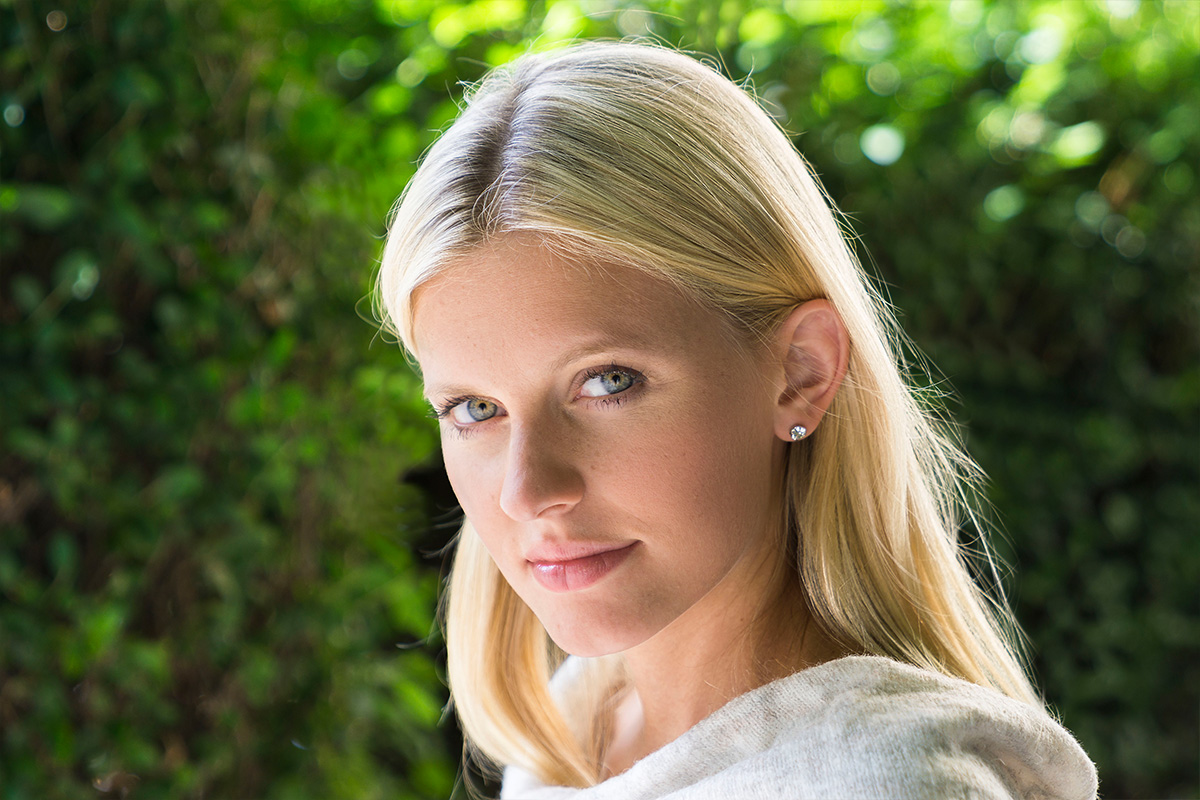
#> input picture img/ex3.jpg, 1200 x 800 px
$ python main.py   (older library calls are emulated)
#> lines starting #> are read from the running program, lines starting #| are printed output that depends on the picture
#> in main, src is the input picture: shape (800, 1200, 3); mean B, G, R 68.3, 105.7, 103.8
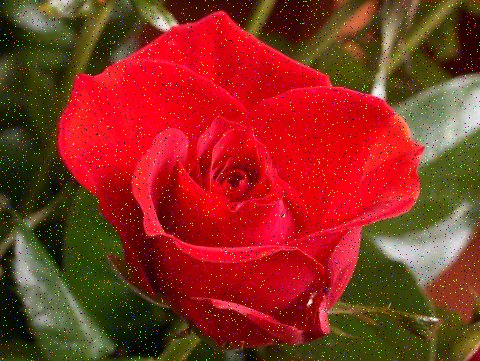
#> input picture img/salt_img3.jpg, 480 x 361 px
#> in main, src_salt is the input picture: shape (361, 480, 3); mean B, G, R 32.9, 47.5, 138.6
### basic_filtering.py
import cv2
import numpy as np

#########################################################

# Average Filter 생성
# 인자 ~ fshape : 필터의 크기 (튜플)
# 반환 : Average Filter (numpy 배열)
def generate_average_filter(fshape):
    return np.ones(fshape) / (fshape[0] * fshape[1])


# Sharpening Filter 생성
# 인자 ~ fshape : 필터의 크기 (튜플)
# 반환 : Sharpening Filter (numpy 배열)
def generate_sharpening_filter(fshape):

    # 차이가 적은 방법
    mask = np.zeros(fshape)
    mask[fshape[0] // 2, fshape[1] // 2] = 2
    mask = mask - generate_average_filter(fshape)

    '''
    결과 변동이 심한 방법
    mask = -np.ones(fshape)
    mask[fshape[0] // 2, fshape[1] // 2] = fshape[0] * fshape[1]
    '''
    return mask


# 트랙바를 위한 콜백함수
def trackbar_change(x):
    pass

#########################################################

##############################
#       Interfaces           #
#  슬라이드바로 값 조정 시 적용됨 #
#     ESC 누르면 루틴 종료      #
##############################

# Average Filtering
def average_filtering(src):
    h, w = src.shape[0], src.shape[1]
#> h = 800; w = 1200
    cv2.namedWindow('Average Filter', cv2.WINDOW_AUTOSIZE)
    cv2.resizeWindow('Average Filter', width=w, height=h+50)
    cv2.createTrackbar('Blurrity', 'Average Filter', 0, 20, trackbar_change)
#> slider 'Blurrity' is set to 6
    blurrity = 0

    while True:
        prev_blurrity = blurrity
        blurrity = cv2.getTrackbarPos('Blurrity', 'Average Filter')
        filter_size = blurrity * 2 + 1

        if prev_blurrity != blurrity:
            print("Blurrity : " + str(blurrity))
            print("Filter Size : " + str(filter_size))

        dst = cv2.blur(src, (filter_size, filter_size))
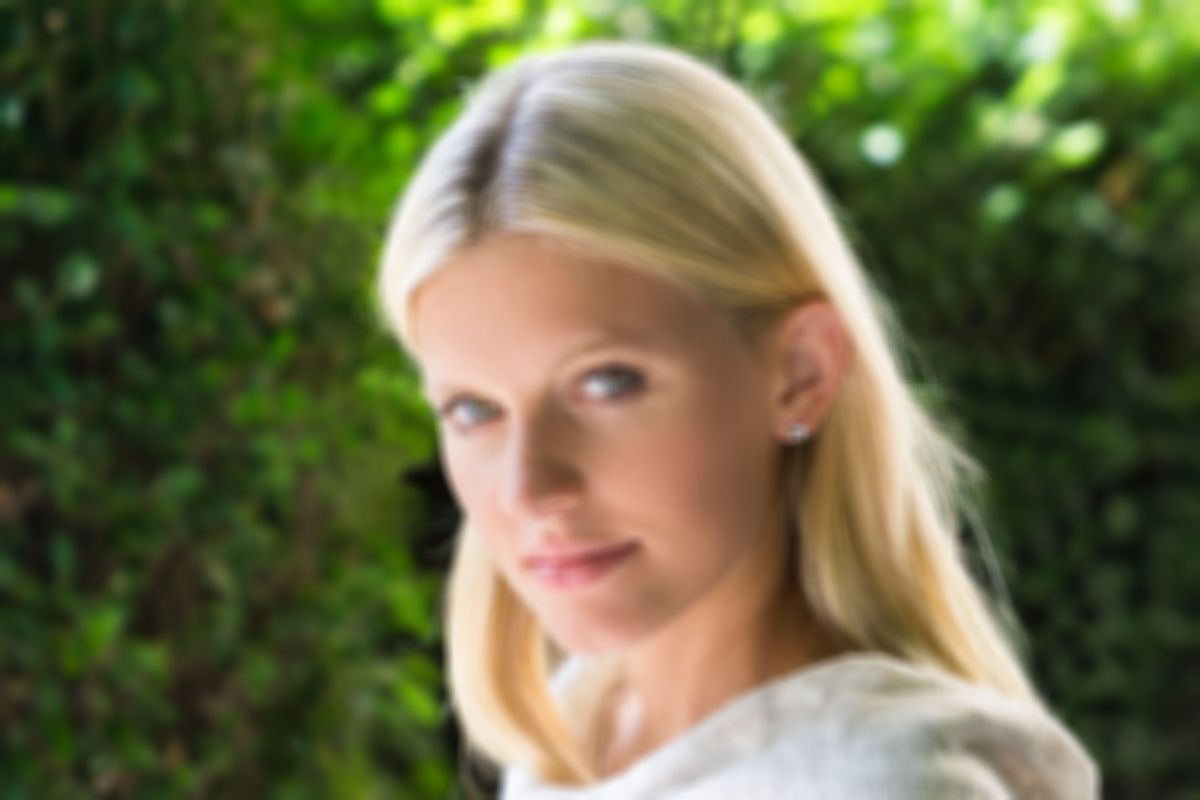
#> dst: shape (800, 1200, 3); mean B, G, R 68.3, 105.7, 103.8
        cv2.imshow('Average Filter', dst)


        # ESC : 종료 / 필터 적용 지연시간 0.1초
        input = cv2.waitKey(100) & 0xFF
#> (key Esc is pressed here)
        if input == 27:
            print("Average Filtering Complete")
            print("----------------------------")
            break
        else:
            continue

    cv2.destroyAllWindows()
    return dst


# Sharpening Filtering
def sharpening_filtering(src):
    h, w = src.shape[0], src.shape[1]
#> h = 800; w = 1200
    cv2.namedWindow('Sharpening Filter', cv2.WINDOW_AUTOSIZE)
    cv2.resizeWindow('Sharpening Filter', width=w, height=h+50)
    cv2.createTrackbar('Sharpness', 'Sharpening Filter', 0, 100, trackbar_change)
#> slider 'Sharpness' is set to 33
    sharpness = 0

    while True:
        prev_sharpness = sharpness
        sharpness = cv2.getTrackbarPos('Sharpness', 'Sharpening Filter')
        filter_size = sharpness * 2 + 1

        if prev_sharpness != sharpness:
            print("Sharpness : " + str(sharpness))
            print("Filter Size : " + str(filter_size))

        sharpening_filter = generate_sharpening_filter((filter_size, filter_size))
        dst = cv2.filter2D(src, -1, sharpening_filter)
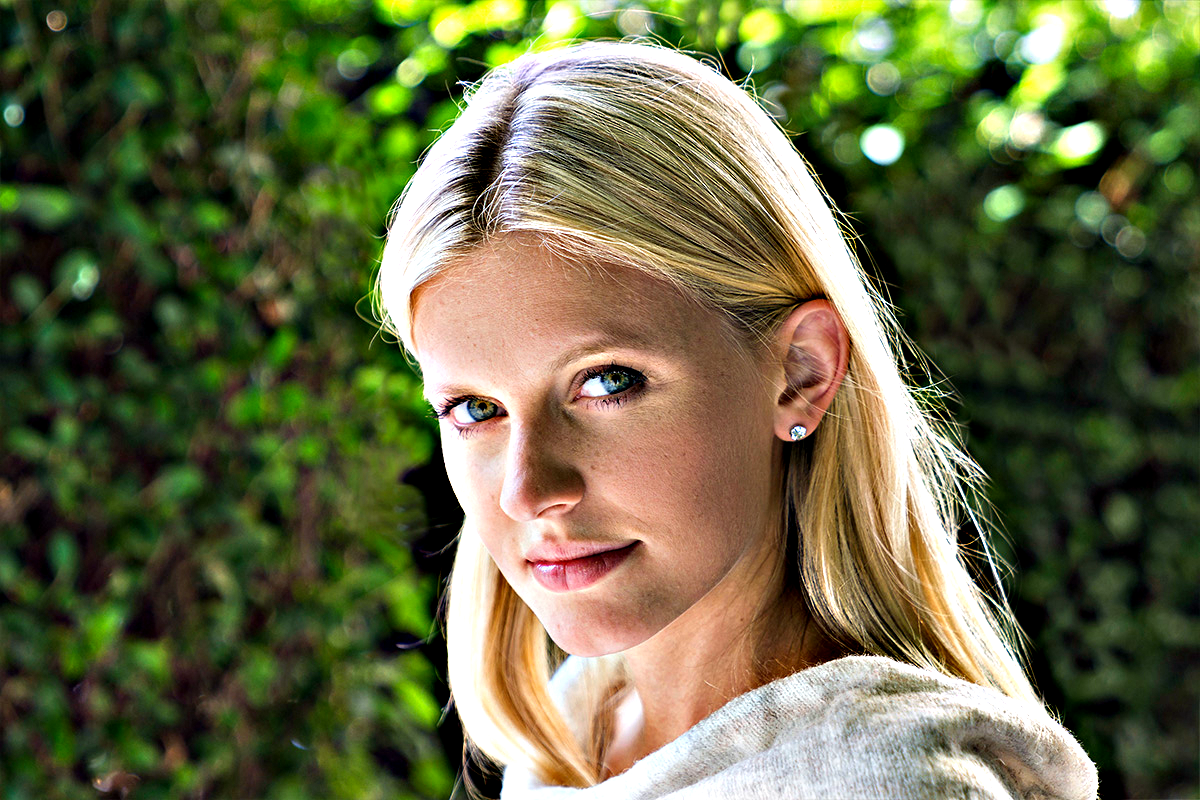
#> dst: shape (800, 1200, 3); mean B, G, R 68.5, 104.4, 102.4
        cv2.imshow('Sharpening Filter', dst)

        # ESC : 종료 / 필터 적용 지연시간 0.1초
        input = cv2.waitKey(100) & 0xFF
#> (key Esc is pressed here)
        if input == 27:
            print("Sharpening Filtering Complete")
            print("----------------------------")
            break
        else:
            continue

    cv2.destroyAllWindows()
    return dst


# Bilateral filtering
# 시간 좀 걸릴 수 있음
def bilateral_filtering(src):
    h, w = src.shape[0], src.shape[1]
#> h = 800; w = 1200
    cv2.namedWindow('Bilateral Filter', cv2.WINDOW_AUTOSIZE)
    cv2.resizeWindow('Bilateral Filter', width=w, height=h+100)
    cv2.createTrackbar('Sigma Color', 'Bilateral Filter', 0, 30, trackbar_change)
#> slider 'Sigma Color' is set to 10
    cv2.createTrackbar('Sigma Space', 'Bilateral Filter', 0, 30, trackbar_change)
#> slider 'Sigma Space' is set to 10
    sigma_color = 0
    sigma_space = 0

    while True:
        prev_sigma_color = sigma_color
        prev_sigma_space = sigma_space
        sigma_color = cv2.getTrackbarPos('Sigma Color', 'Bilateral Filter')
        sigma_space = cv2.getTrackbarPos('Sigma Space', 'Bilateral Filter')

        if prev_sigma_color != sigma_color:
            print("Sigma Color : " + str(sigma_color))
        if prev_sigma_space != sigma_space:
            print("Sigma Space : " + str(sigma_space))

        dst = cv2.bilateralFilter(src, -1, sigma_color, sigma_space)
        cv2.imshow('Bilateral Filter', dst)

        # ESC : 종료 / 필터 적용 지연시간 3초
        input = cv2.waitKey(3000) & 0xFF
#> (key Esc is pressed here)
        if input == 27:
            print("Bilateral Filtering Complete")
            print("----------------------------")
            break
        else:
            continue

    cv2.destroyAllWindows()
    return dst


# Median Filtering
def median_filtering(src):
    h, w = src.shape[0], src.shape[1]
#> h = 361; w = 480
    cv2.namedWindow('Median Filter', cv2.WINDOW_AUTOSIZE)
    cv2.resizeWindow('Median Filter', width=w, height=h+50)
    cv2.createTrackbar('Smoothness', 'Median Filter', 0, 10, trackbar_change)
#> slider 'Smoothness' is set to 3
    smoothness = 0

    while True:
        prev_smoothness = smoothness
        smoothness = cv2.getTrackbarPos('Smoothness', 'Median Filter')
        filter_size = smoothness * 2 + 1

        if prev_smoothness != smoothness:
            print("Smoothness : " + str(smoothness))
            print("Filter Size : " + str(filter_size))

        dst = cv2.medianBlur(src, filter_size)
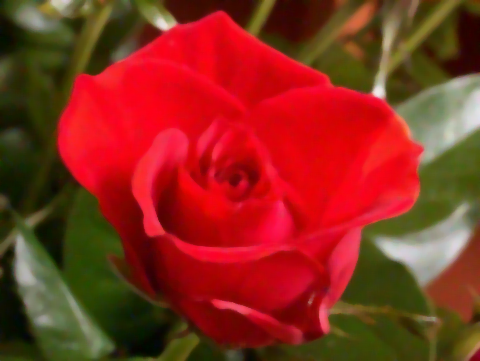
#> dst: shape (361, 480, 3); mean B, G, R 29.3, 44.5, 138.2
        cv2.imshow('Median Filter', dst)

        # ESC : 종료 / 필터 적용 지연시간 0.1초
        input = cv2.waitKey(100) & 0xFF
#> (key Esc is pressed here)
        if input == 27:
            print("Median Filtering Complete")
            print("----------------------------")
            break
        else:
            continue

    cv2.destroyAllWindows()
    return dst


# Histogram Equalization
def equalize_hist(src):

    # RGB -> HSV 후 , V Channel에 HE 적용
    img_hsv = cv2.cvtColor(src, cv2.COLOR_BGR2HSV)
#> img_hsv: shape (800, 1200, 3); mean H, S, V 36.4, 123, 116.8
    img_hsv[:, :, 2] = cv2.equalizeHist(img_hsv[:, :, 2])
#> img_hsv: shape (800, 1200, 3); mean H, S, V 36.4, 123, 128.2

    dst = cv2.cvtColor(img_hsv, cv2.COLOR_HSV2BGR)
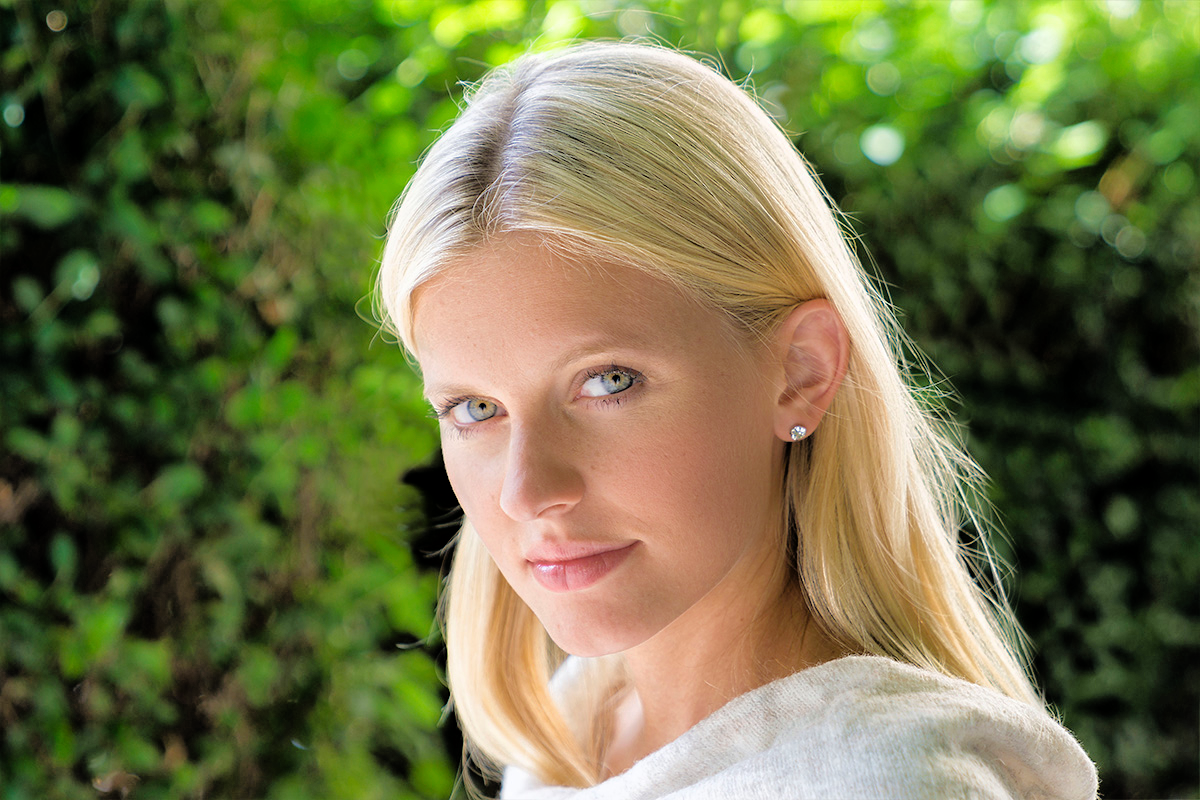
#> dst: shape (800, 1200, 3); mean B, G, R 72.4, 116, 112.7

    cv2.imshow('Histogram Equalization', dst)
    cv2.waitKey()
    print("Histogram Equalization Complete")
    print("----------------------------")
    cv2.destroyAllWindows()

    return dst


# HSV Adjustment
# [59 lines left out: function HSV_Adjustment, not called in this run]

### main.py
from basic_filtering import *

# 사용 예시
def main():

    # 이미지 읽어오기
    #src = cv2.imread('./img/ex3.jpg', cv2.IMREAD_GRAYSCALE)
    #src_salt = cv2.imread('./img/salt_img.png', cv2.IMREAD_GRAYSCALE)
    src = cv2.imread('./img/ex3.jpg', cv2.IMREAD_COLOR)
    src_salt = cv2.imread('./img/salt_img3.jpg', cv2.IMREAD_COLOR)


    # TEST

    dst_avg = average_filtering(src)
    dst_shp = sharpening_filtering(src)
    dst_bi = bilateral_filtering(src)
    dst_med = median_filtering(src_salt)
    dst_he = equalize_hist(src)

    cv2.imshow('original', src)
    cv2.imshow('avg_processed', dst_avg)
    cv2.imshow('shp_processed', dst_shp)
    cv2.imshow('bi_processed', dst_bi)
    cv2.imshow('med_processed', dst_med)
    cv2.imshow('he_processed', dst_he)

    cv2.waitKey()
    cv2.destroyAllWindows()


    '''
    # Segmentation 테스트중
    # bilateral -> canny -> closing
    #bi = cv2.bilateralFilter(src, -1, 30, 30)
    #can = cv2.Canny(bi, 190, 200)
    gaus = np.dot(cv2.getGaussianKernel(5, 10), cv2.getGaussianKernel(5, 5).T)

    dog = cv2.Sobel(gaus, cv2.CV_64F, 1, 1, 5)
    dog = dog / (np.sum(dog) + 0.001)
    dst = cv2.filter2D(cv2.imread('./img/ex3.jpg', cv2.IMREAD_GRAYSCALE), -1, dog)


    kernel = np.ones((3, 3), np.uint8)
    dst = cv2.morphologyEx(can, cv2.MORPH_CLOSE, kernel)
    dst[:5, :5] = 0
    cv2.floodFill(dst, None, (0, 0), (255, 255, 255))
    dst = 255 - dst
    dst = cv2.morphologyEx(dst, cv2.MORPH_OPEN, kernel)


    #cnts, _ = cv2.findContours(dst, cv2.RETR_TREE, cv2.CHAIN_APPROX_NONE)
    #for cnt in cnts:
        #cv2.drawContours(dst, [cnt], -1, (255, 255, 255), cv2.FILLED)
    cv2.imshow("test", dst)
    cv2.waitKey()
    cv2.destroyAllWindows()
    '''

if __name__ == '__main__':
    main()
